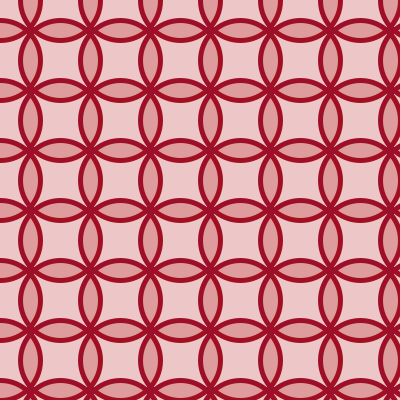
Frame 1 (no input)
Frame 60 (the mouse pressed at the canvas centre just before this capture): identical to frame 1, image omitted
Frame 120 (the mouse held since frame 60 and released just before this capture): identical to frame 1, image omitted

The Processing sketch that drew this single still picture (run headless with seeded random() and noise(); from frame 60 on, the mouse is pressed at the canvas centre):

// Processing sketch: sketch_130204
// ── sketch_130204.pde
/*
  author:chimanaco
 
 inspired: 
 http://www.ikiya.jp/crest/warituke/sippou.html
 
*/

int col = 5;  // tate
int row = 5; // yoko
float cellWidth;  // unit width
float cellHeight; // unit height
int strokeW = 5;
float xPosOffset = -0.25;
float yPosOffset = -0.25;
int myColor = color(180, 15, 15, 60);
int bgColor = color(255, 255, 255, 255);
int strokeColor = color(157, 15, 40, 255);

/*
  setup cp5
 */
void setup() {
  size(400, 400);
  colorMode(RGB);
  
  // stroke
  stroke(strokeColor);
  strokeWeight(strokeW);
}

/*
  loop
 */
void draw() {
  background(bgColor);
  
  cellWidth = width / col;
  cellHeight = height / row;
  
  // add repeatation instead of change of position
  int xNumOffset = ceil(cellWidth - cellWidth / 2);
  int yNumOffset = ceil(cellHeight- cellHeight / 2);
  
  for (int i = 0; i < width * xNumOffset; i += cellWidth) {
    for (int j = 0; j < height * yNumOffset; j += cellHeight) {
      createPattern(i + i * xPosOffset, j + j * yPosOffset);
    }
  }
}

/*
  change pattern
 */
void createPattern(float xPos, float yPos) {
  fill(myColor);   
  ellipse(xPos, yPos, cellWidth, cellHeight);
}
